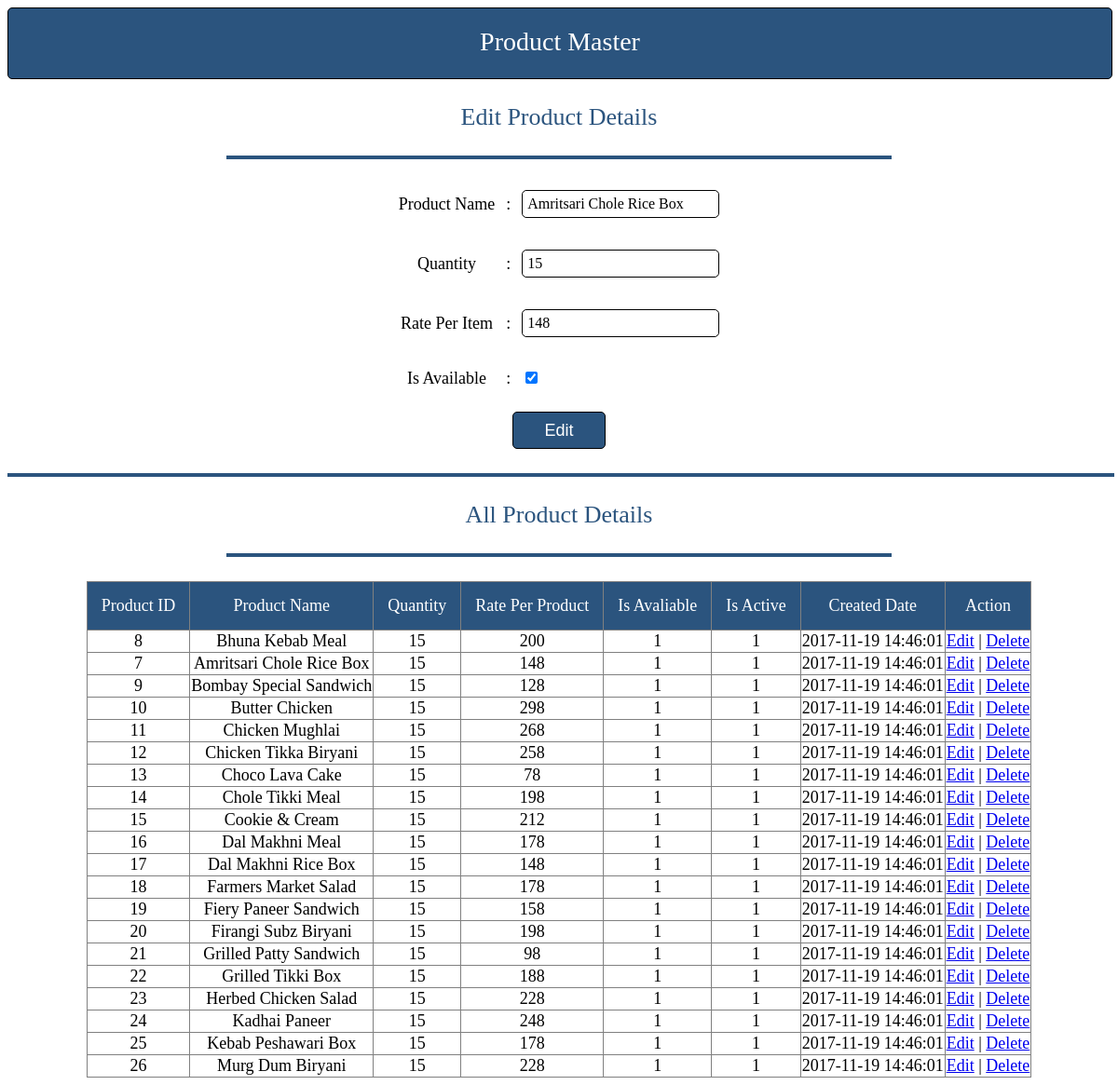
The app's page /admin/editproduct.php?id=7 with its own data.
### tables this page shows
CREATE TABLE IF NOT EXISTS `productmaster` (
  `ProdctID` int(11) NOT NULL AUTO_INCREMENT,
  `ProductName` varchar(100) NOT NULL,
  `Quantity` int(11) NOT NULL,
  `RatePerProduct` int(11) NOT NULL,
  `IsAvaliable` bit(1) NOT NULL DEFAULT b'0',
  `IsActive` bit(1) NOT NULL DEFAULT b'1',
  `CreatedDate` datetime NOT NULL DEFAULT CURRENT_TIMESTAMP,
  PRIMARY KEY (`ProdctID`)
);

### admin/editproduct.php (the view, shortened to what this page needs)
<?php
include 'db.php';
	$ProductName= "";
	$Quantity= "";
	$RatePerProduct= "";
	$IsAvaliable = false;
if(isset($_POST['Submit'])) {
	$ProductId= $_POST['ProductId'];
	$ProductName= $_POST['ProductName'];
	$Quantity= $_POST['Quantity'];
	$RatePerProduct= $_POST['RatePerProduct'];
	$IsAvaliable = isset($_POST['IsAvaliable']) ? true: false;
	$query="UPDATE  productmaster SET
			ProductName = '$ProductName', Quantity = '$Quantity', RatePerProduct = '$RatePerProduct', IsAvaliable = $IsAvaliable WHERE ProdctID = '$ProductId'";
	$result=$conn->query($query);
	if($result){
		header("location:product-master.php");
	}
	else{
		$errormsg="Something went wrong,Try Again.";
		echo "<script type='text/javascript'>alert('$errormsg');</script>";
	}
}
else{
	if(isset($_GET["id"])) {
		$ProductId =  $_GET["id"];
		$result = $conn->query("SELECT * FROM productmaster WHERE ProdctID = '$ProductId'");
		if($result != null && $result->num_rows == 1 ) {
			$row = $result->fetch_assoc() ;
			$ProductName= $row["ProductName"];
			$Quantity= $row["Quantity"];
			$RatePerProduct= $row["RatePerProduct"];
			$IsAvaliable = $row["IsAvaliable"];
		}
	}
}
$result = $conn->query("SELECT * FROM productmaster");
?>
<!DOCTYPE html>
<html>
<head>
</head>
<body>
<font face="calibri">
<form action="editproduct.php" id="form1"  method="post" name="product_masterform">
<div class="pmaster">
	<p align="center" class="ptext">Product Master</p>
</div>
<p class="padd">Edit Product Details</p>
<hr class="hrafter"><br />
<table align="center">
	<tr>
		<td class="tdedit">
			Product Name
		</td>
		<td class="tdedit">
			:
		</td>
		<td class="tdedit">
			<input id="txtName" class="txtedit" maxlength="50" type="text" name="ProductName" value="<?php echo $ProductName ?>">
		</td>
	</tr>
	<tr>
		<td colspan="3"><br></td>
	</tr>
	<tr>
		<td class="tdedit">
		Quantity
		</td>
		<td class="tdedit">
			:
		</td>
		<td class="tdedit">
			<input type="number" class="txtedit" maxlength="10" name="Quantity" value="<?php echo $Quantity ?>">
		</td>
	</tr>
	<tr>
		<td colspan="3"><br></td>
	</tr>
	<tr>
		<td class="tdedit">
		Rate Per Item
		</td>
		<td class="tdedit">
			:
		</td>
		<td class="tdedit">
			<input type="number" class="txtedit" maxlength="5" name="RatePerProduct" value="<?php echo $RatePerProduct ?>">
		</td>
	</tr>
	<tr>
		<td colspan="3"><br></td>
	</tr>
	<tr>
		<td class="tdedit">
		Is Available
		</td>
		<td class="tdedit">
			:
		</td>
		<td class="tdedit" style="text-align: left">
			<input type="checkbox" name="IsAvaliable" <?php if($IsAvaliable) { echo "checked";}?> >
		</td>
	</tr>
</table>
<br />
<div align="center">
	<input id="editbtn" type="submit" value="Edit" name="Submit">
</div>
<br />
<hr class="hra">
<p class="padd">All Product Details</p>
<hr class="hrafter">
<br />
<table align="center" border="1" style="border-collapse: collapse; font-size: 18px; padding: 10px;">
	<thead style="background-color: #2B547E; color: white; text-align: center;">
		<tr>
			<td class="tdpad">Product ID</td>
			<td class="tdpad">Product Name</td>
			<td class="tdpad">Quantity</td>
			<td class="tdpad">Rate Per Product</td>
			<td class="tdpad">Is Avaliable</td>
			<td class="tdpad">Is Active</td>
			<td class="tdpad">Created Date</td>
			<td class="tdpad">Action</td>
		</tr>
	</thead>
	<tbody style="text-align: center; padding: 10px;">
		<?php
			if($result != null && $result->num_rows > 0 ) {
				while ($row = $result->fetch_assoc()) {
					echo "<tr>";
						echo "<td>".$row["ProdctID"]."</td>";
						echo "<td>".$row["ProductName"]."</td>";
						echo "<td>".$row["Quantity"]."</td>";
						echo "<td>".$row["RatePerProduct"]."</td>";
						echo "<td>".$row["IsAvaliable"]."</td>";
						echo "<td>".$row["IsActive"]."</td>";
						echo "<td>".$row["CreatedDate"]."</td>";
						echo "<td><a class='clslink' href='editproduct.php?id=".$row["ProdctID"]."'>Edit</a> | <a class='clslink' href='product-master.php?id=".$row["ProdctID"]."'>Delete</a></td>";
					echo "</tr>";
				}
			}
		?>
	</tbody>
</table>
</form>
</font>
</body>
</html>

### admin/editproduct.php (style rules this page uses)
.pmaster { background-color: #2b547e; color: white; font-size: 28px; font-family: calibri; width: 100%; height: 75px; border: 1px solid black; border-radius: 5px; }
.ptext { font-size: 28px; font-family: calibri; line-height: 15px; }
.padd { font-size: 26px; color: #2b547e; text-align: center; }
.hrafter { width: 60%; border: 2px solid #2b547e; }
.hra { width: 100%; border: 2px solid #2B547E; }
.tdedit { text-align: center; font-size: 18px; padding: 5px; }
#editbtn { width: 100px; height: 40px; font-size: 18px; border: 1px solid black; background-color: #2B547E; color: white; border-radius: 5px; }
.txtedit { font-size: 16px; padding: 5px; width: 200px; border: 1px solid black; border-radius: 5px; font-family: calibri; }
.tdpad { padding: 15px; }

### records on screen
productmaster: ProductName "Amritsari Chole Rice Box", Quantity "15", RatePerProduct "148", IsAvaliable "☑", ProdctID "7", IsAvaliable "1", IsActive "1", CreatedDate "2017-11-19 14:46:01"
productmaster: ProdctID "8", ProductName "Bhuna Kebab Meal", Quantity "15", RatePerProduct "200", IsAvaliable "1", IsActive "1", CreatedDate "2017-11-19 14:46:01"
productmaster: ProdctID "9", ProductName "Bombay Special Sandwich", Quantity "15", RatePerProduct "128", IsAvaliable "1", IsActive "1", CreatedDate "2017-11-19 14:46:01"
productmaster: ProdctID "10", ProductName "Butter Chicken", Quantity "15", RatePerProduct "298", IsAvaliable "1", IsActive "1", CreatedDate "2017-11-19 14:46:01"
productmaster: ProdctID "11", ProductName "Chicken Mughlai", Quantity "15", RatePerProduct "268", IsAvaliable "1", IsActive "1", CreatedDate "2017-11-19 14:46:01"
productmaster: ProdctID "12", ProductName "Chicken Tikka Biryani", Quantity "15", RatePerProduct "258", IsAvaliable "1", IsActive "1", CreatedDate "2017-11-19 14:46:01"
productmaster: ProdctID "13", ProductName "Choco Lava Cake", Quantity "15", RatePerProduct "78", IsAvaliable "1", IsActive "1", CreatedDate "2017-11-19 14:46:01"
productmaster: ProdctID "14", ProductName "Chole Tikki Meal", Quantity "15", RatePerProduct "198", IsAvaliable "1", IsActive "1", CreatedDate "2017-11-19 14:46:01"
productmaster: ProdctID "15", ProductName "Cookie & Cream", Quantity "15", RatePerProduct "212", IsAvaliable "1", IsActive "1", CreatedDate "2017-11-19 14:46:01"
productmaster: ProdctID "16", ProductName "Dal Makhni Meal", Quantity "15", RatePerProduct "178", IsAvaliable "1", IsActive "1", CreatedDate "2017-11-19 14:46:01"
productmaster: ProdctID "17", ProductName "Dal Makhni Rice Box", Quantity "15", RatePerProduct "148", IsAvaliable "1", IsActive "1", CreatedDate "2017-11-19 14:46:01"
productmaster: ProdctID "18", ProductName "Farmers Market Salad", Quantity "15", RatePerProduct "178", IsAvaliable "1", IsActive "1", CreatedDate "2017-11-19 14:46:01"
productmaster: ProdctID "19", ProductName "Fiery Paneer Sandwich", Quantity "15", RatePerProduct "158", IsAvaliable "1", IsActive "1", CreatedDate "2017-11-19 14:46:01"
productmaster: ProdctID "20", ProductName "Firangi Subz Biryani", Quantity "15", RatePerProduct "198", IsAvaliable "1", IsActive "1", CreatedDate "2017-11-19 14:46:01"
productmaster: ProdctID "21", ProductName "Grilled Patty Sandwich", Quantity "15", RatePerProduct "98", IsAvaliable "1", IsActive "1", CreatedDate "2017-11-19 14:46:01"
productmaster: ProdctID "22", ProductName "Grilled Tikki Box", Quantity "15", RatePerProduct "188", IsAvaliable "1", IsActive "1", CreatedDate "2017-11-19 14:46:01"
productmaster: ProdctID "23", ProductName "Herbed Chicken Salad", Quantity "15", RatePerProduct "228", IsAvaliable "1", IsActive "1", CreatedDate "2017-11-19 14:46:01"
productmaster: ProdctID "24", ProductName "Kadhai Paneer", Quantity "15", RatePerProduct "248", IsAvaliable "1", IsActive "1", CreatedDate "2017-11-19 14:46:01"
productmaster: ProdctID "25", ProductName "Kebab Peshawari Box", Quantity "15", RatePerProduct "178", IsAvaliable "1", IsActive "1", CreatedDate "2017-11-19 14:46:01"
productmaster: ProdctID "26", ProductName "Murg Dum Biryani", Quantity "15", RatePerProduct "228", IsAvaliable "1", IsActive "1", CreatedDate "2017-11-19 14:46:01"
